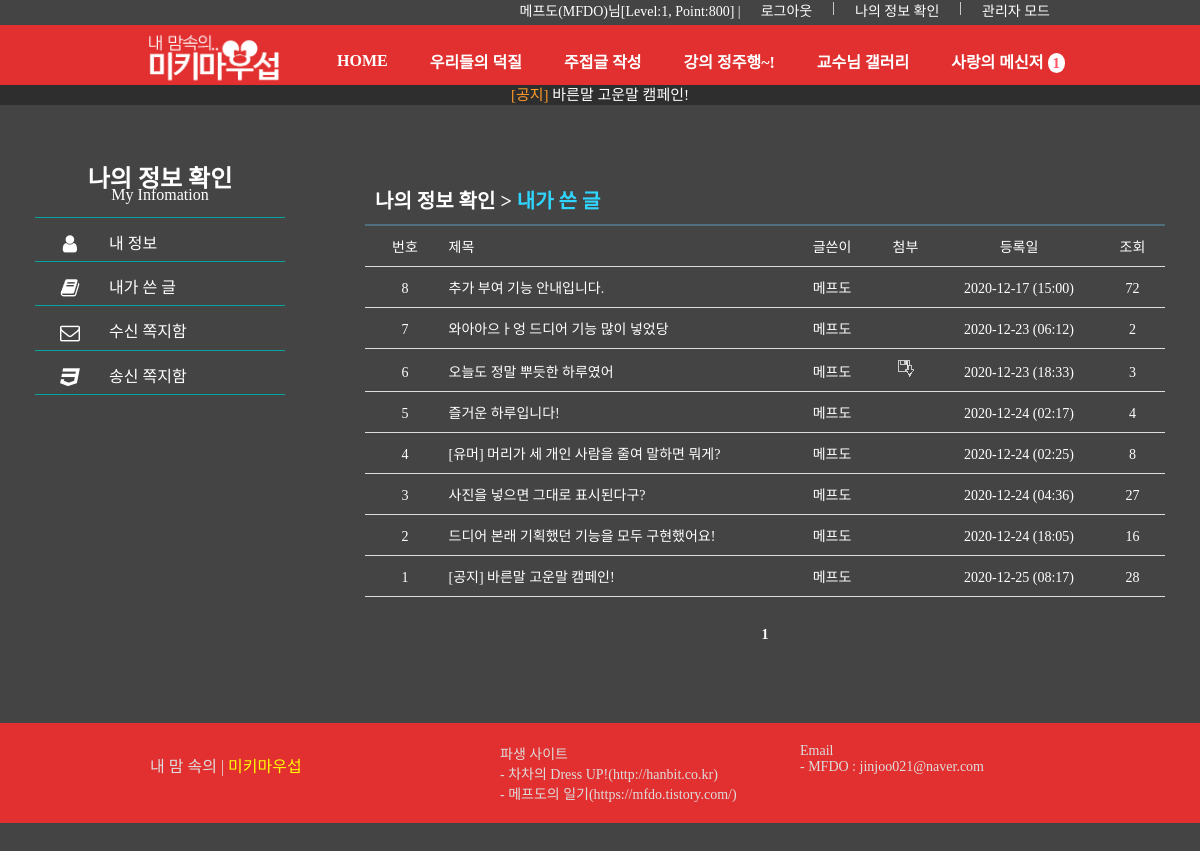
The page /member_modify_form_2.php (signed in) on the database as committed earlier.
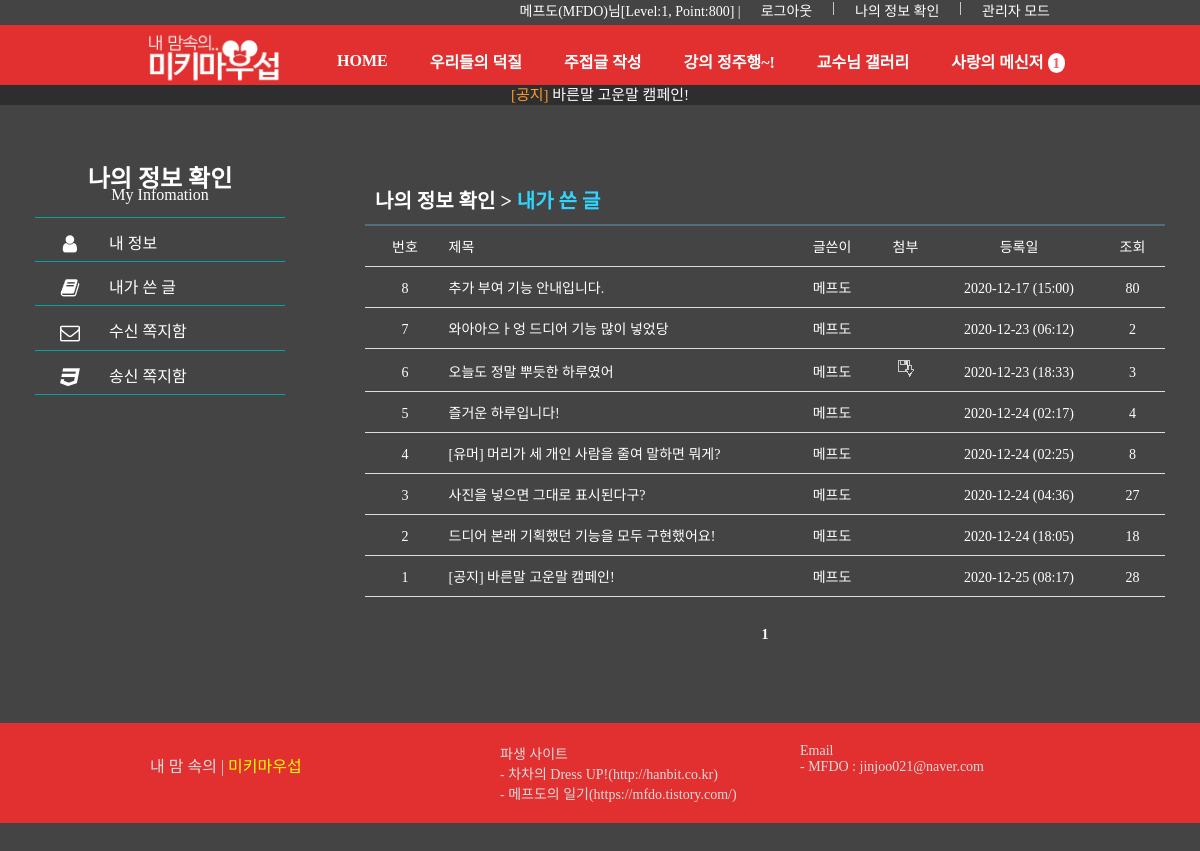
The same page on the database as committed later.
### tables this page shows
CREATE TABLE `board` (
  `num` int(11) NOT NULL,
  `id` char(15) NOT NULL,
  `name` char(10) NOT NULL,
  `subject` char(200) NOT NULL,
  `content` longtext NOT NULL,
  `regist_day` char(20) NOT NULL,
  `hit` int(11) NOT NULL,
  `file_name` char(40) DEFAULT NULL,
  `file_type` char(40) DEFAULT NULL,
  `file_copied` char(40) DEFAULT NULL,
  `page` int(11) DEFAULT NULL
);

### member_modify_form_2.php (the view, shortened to what this page needs)
<!DOCTYPE html>
<html>
<head>
<link rel="stylesheet" type="text/css" href="./css/common.css">
<link rel="stylesheet" type="text/css" href="./css/board.css">
<link rel="stylesheet" type="text/css" href="https://netdna.bootstrapcdn.com/font-awesome/4.0.3/css/font-awesome.css" rel="stylesheet">
</head>
<body bgcolor="#444" style="color: #fff">
<header>
    <?php include "header.php";?>
</header>
<section>
<div class="flex">
		<nav style="padding-bottom: 165px;">
		<a style="color:#fff" class="logo" href="#">
			<h2>나의 정보 확인</h2>
			<p style="padding-bottom: 10px;">My Infomation</p>
		</a>
		<a style="color:#fff" href="member_modify_form_1.php">
			<i class="fa fa-user fa-lg"></i>
			<span>내 정보</span>
		</a>
		<a style="color:#fff" href="member_modify_form_2.php">
			<i class="fa fa-book fa-lg"></i>
			<span>내가 쓴 글</span>
		</a>
		<a style="color:#fff" href="member_modify_form_3.php">
			<i class="fa fa-envelope-o fa-lg"></i>
			<span>수신 쪽지함</span>
		</a>
		<a style="color:#fff" href="member_modify_form_4.php">
			<i class="fa fa-css3 fa-lg"></i>
			<span>송신 쪽지함</span>
		</a>
		</nav>
   	<div id="board_box" style="margin: 0 0;">
	    <h3> 나의 정보 확인 > <a style="color: #30d5ff;"> 내가 쓴 글 </a></h3>
	    <ul id="board_list">
				<li>
					<span class="col1">번호</span>
					<span class="col2">제목</span>
					<span class="col3">글쓴이</span>
					<span class="col4">첨부</span>
					<span class="col5">등록일</span>
					<span class="col6">조회</span>
				</li>
<?php
	if (isset($_GET["page"]))
		$page = $_GET["page"];
	else
		$page = 1;
		$con = mysqli_connect("localhost", "mfdo", "wlswn772##", "mfdo");
    $find = $_SESSION["userid"];
	$sql = "select * from board where id='$find'";
	$result = mysqli_query($con, $sql);
	$total_record = mysqli_num_rows($result);
	$scale = 10;
	if ($total_record % $scale == 0)
		$total_page = floor($total_record/$scale);
	else
		$total_page = floor($total_record/$scale) + 1;
	$start = ($page - 1) * $scale;
	$number = $total_record - $start;
   for ($i=$start; $i<$start+$scale && $i < $total_record; $i++)
   {
      mysqli_data_seek($result, $i);
      $row = mysqli_fetch_array($result);
	  $num         = $row["num"];
	  $name        = $row["name"];
	  $subject     = $row["subject"];
      $regist_day  = $row["regist_day"];
      $hit         = $row["hit"];
      if ($row["file_name"])
      	$file_image = "<img src='./img/file.gif'>";
      else
      	$file_image = " ";
?>
				<li>
					<span class="col1"><?=$number?></span>
					<span class="col2"><a href="board_view.php?num=<?=$num?>&page=<?=$page?>" style="color: #fff"><?=$subject?></a></span>
					<span class="col3"><?=$name?></span>
					<span class="col4"><?=$file_image?></span>
					<span class="col5"><?=$regist_day?></span>
					<span class="col6"><?=$hit?></span>
				</li>
<?php
   	   $number--;
   }
?>
	    	</ul>
			<ul id="page_num">
<?php
	if ($total_page>=2 && $page >= 2)
	{
		$new_page = $page-1;
		echo "<li><a href='board_list.php?page=$new_page'>◀ 이전</a> </li>";
	}
	else
		echo "<li>&nbsp;</li>";
   	for ($i=1; $i<=$total_page; $i++)
   	{
		if ($page == $i)
		{
			echo "<li><b> $i </b></li>";
		}
		else
		{
			echo "<li><a href='board_list.php?page=$i'> $i </a><li>";
		}
   	}
   	if ($total_page>=2 && $page != $total_page)
   	{
		$new_page = $page+1;
		echo "<li> <a href='board_list.php?page=$new_page'>다음 ▶</a> </li>";
	}
	else
		echo "<li>&nbsp;</li>";
?>
			</ul>
	</div>
    </div>
</section>
<footer>
    <?php include "footer.php";?>
</footer>
</body>
</html>

Rows that differ between the two databases and show on the page:
changed board "추가 부여 기능 안내입니다.": hit "72" → "80"
changed board "드디어 본래 기획했던 기능을 모두 구현했어요!": hit "16" → "18"
